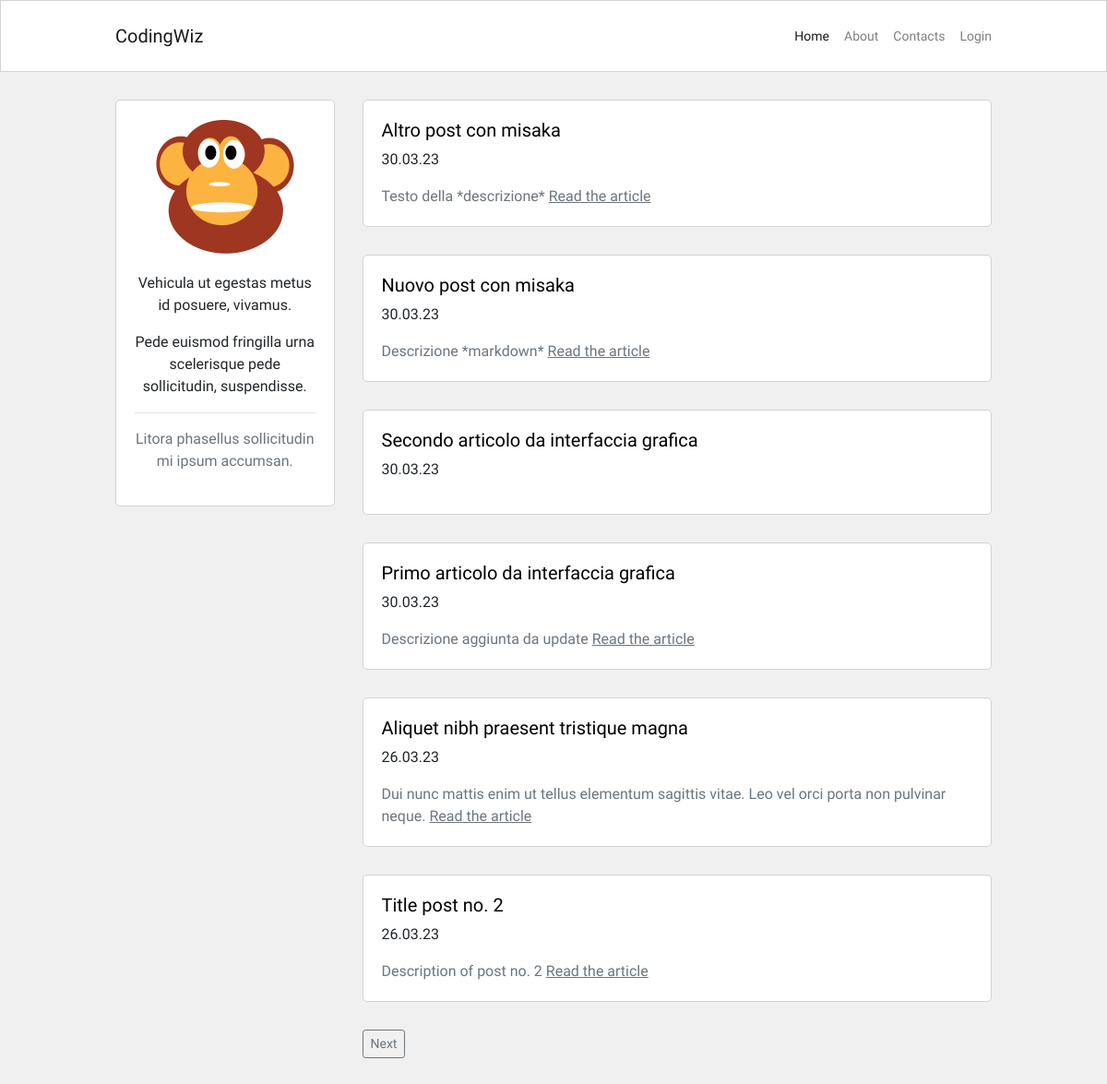
The app's page /, older data.
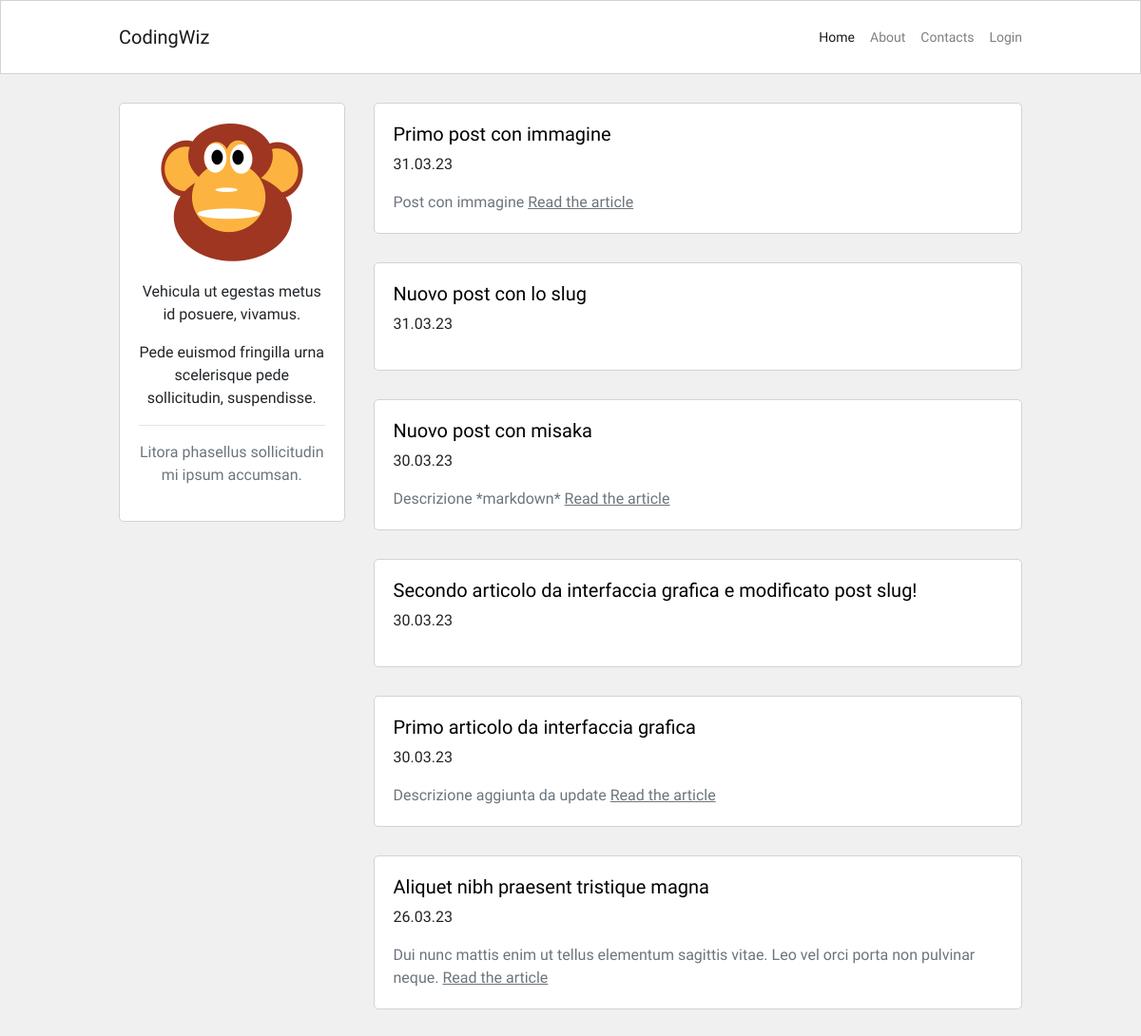
The same page, newer data.
### blog/models.py (models this page shows, shortened)
class Post(db.Model):
    id = db.Column(db.Integer, primary_key=True)
    user_id = db.Column(db.Integer, db.ForeignKey('user.id'), nullable=False)
    created_at = db.Column(db.DateTime, default=datetime.now)
    title = db.Column(db.String(120), nullable=False)
    description = db.Column(db.String(240))
    body = db.Column(db.Text(), nullable=False)
    slug = db.Column(db.String(250))
    image = db.Column(db.String(120))

### blog/routes.py (the view)
@app.route("/")
def homepage():
    page_number = request.args.get('page', 1, type=int)
    posts = Post.query.order_by(Post.created_at.desc()).paginate(
        page=page_number, per_page=6)
    if posts.has_next:
        next_page = url_for('homepage', page=posts.next_num)
    else:
        next_page = None
    if posts.has_prev:
        prev_page = url_for('homepage', page=posts.prev_num)
    else:
        prev_page = None
    return render_template("homepage.html", posts=posts,
                           current_page=page_number, next_page=next_page,
                           previous_page=prev_page)

### blog/templates/homepage.html (shortened to what this page needs)
{% extends 'base.html' %}
{% block content %}
    <div class="container content-container">
        <div class="row no-gutters">
            <div class="col-md-9 order-md-2">
                {% for post in posts.items %}
                <div class="single-post-home">
                    <h5>
                        <a class="custom-link" href="{{ url_for('post_detail', post_slug=post.slug) }}">{{ post.title }}</a>
                    </h5>
                    <p class="p-small-created-date">{{ post.created_at.strftime('%d.%m.%y') }}</p>
                    {% if post.description %}
                    <p class="p-small-description text-muted mb-0">
                        {{ post.description }}
                        <a class="custom-link read-more" href="{{ url_for('post_detail', post_slug=post.slug) }}">Read the article</a>
                    </p>
                    {% endif %}
                </div>
                {% endfor %}
                <div class="pagination-block">
                    {% if next_page %}
                    <a class="btn btn-sm btn-outline-secondary" href="{{ next_page }}">Next</a>
                    {% endif %}
                </div>
            </div>
            <div class="col-md-3 order-md-1">
                {% include 'about_me_snippet.html' %}
            </div>
        </div>
    </div>
{% endblock content %}

### blog/templates/base.html (shortened to what this page needs)
<!DOCTYPE html>
<html lang="en">
<head>
    <link rel="stylesheet" href="https://stackpath.bootstrapcdn.com/bootstrap/4.3.1/css/bootstrap.min.css">
    <link rel="stylesheet" href="{{ url_for('static', filename='blog.css') }}">
</head>
<body>
    <nav class="navbar navbar-expand-lg navbar-light navbar-bg-white">
        <div class="container navbar-container">
            <a class="navbar-brand" href="{{ url_for('homepage') }}">CodingWiz</a>
            <div class="collapse navbar-collapse" id="navbarSupportedContent">
                <div class="navbar-nav ml-auto">
                    <a class="nav-item nav-link{% if request.path == '/' %} active{% endif %}" href="{{ url_for('homepage') }}">Home <span class="sr-only">(current)</span></a>
                    <a class="nav-item nav-link{% if request.path == '/about' %} active{% endif %}" href="{{ url_for('about') }}">About</a>
                    <a class="nav-item nav-link{% if request.path == '/contact' %} active{% endif %}" href="{{ url_for('contact') }}">Contacts</a>
                    {% if current_user.is_authenticated %}
                    <a class="nav-item nav-link{% if request.path == '/create-post' %} active{% endif %}" href="{{ url_for('post_create') }}">Create Post</a>
                    <a class="nav-item nav-link" href="{{ url_for('logout') }}">Logout</a>
                    {% else %}
                    <a class="nav-item nav-link" href="{{ url_for('login') }}">Login</a>
                    {% endif %}
                </div>
            </div>
        </div>
    </nav>
    {% block content %}
    {% endblock %}
</body>
</html>

### blog/templates/about_me_snippet.html
<div class="about-snippet-block text-center">
    <img class="img-fluid" width=150 src="{{ url_for('static', filename="ai.png") }}" alt="" srcset="">
    <div class="mt-3">
        <p class="p-small-description">
            Vehicula ut egestas metus id posuere, vivamus.
        </p>
        <p class="p-small-description">
            Pede euismod fringilla urna scelerisque pede sollicitudin, suspendisse.
        </p>
        <hr>
        <p class="p-small-description text-muted">
            Litora phasellus sollicitudin mi ipsum accumsan.
        </p>
    </div>
</div>

### blog/static/blog.css (style rules this page uses)
html, body { font-family: 'Montserrat', sans-serif; background-color: #f0f0f0; }
.navbar-bg-white { background-color: #fff; border: 1px solid #d3d3d3; }
.navbar-container { max-width: 950px; font-size: 0.875rem; padding: 10px 0px 10px 0px; }
.content-container { max-width: 950px; margin-top: 30px; margin-bottom: 30px; padding: 0px; }
.about-snippet-block { background-color: #fff; border: 1px solid #d3d3d3; border-radius: 5px; padding: 20px; }
.single-post-home { background-color: #fff; border: 1px solid #d3d3d3; border-radius: 5px; padding: 20px; margin-bottom: 30px; }
.custom-link { color: #000; }
.read-more { color: #6c757d; text-decoration: underline; }
@media (min-width: 768px) { .single-post-home { margin-left: 30px; } }
@media (min-width: 768px) { .nav-link { padding-right: 0px !important; padding-left: 1rem !important; } }

Row changes from the older to the newer data that the page shows:
removed Post: title "Title post no. 2", created_at "26.03.23", description "Description of post no. 2"
added Post: title "Primo post con immagine", created_at "31.03.23", description "Post con immagine"
changed Post: title "Altro post con misaka" → "Nuovo post con lo slug"; created_at "30.03.23" → "31.03.23"; description "Testo della *descrizione*" → (not shown)
changed Post: title "Secondo articolo da interfaccia grafica" → "Secondo articolo da interfaccia grafica e modificato post slug!"
Text that changed along with them:
text no longer shown: "Next"
